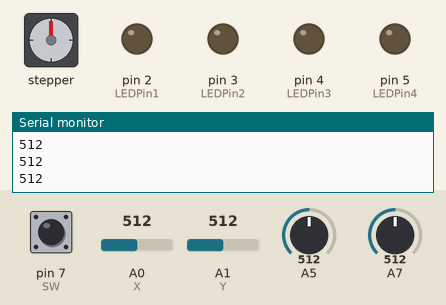
A sketch run on a simulated Arduino Uno, built with avr-gcc and run on an emulated ATmega328P. Shown: stepper motor, output pins drawn as LEDs (lit = HIGH), the last lines printed to the serial monitor. Wiring (inferred from the names in the program): stepper motor (2048 steps per turn assumed): coils pin 8, pin 9, pin 10, pin 11. The test bench sets the inputs (shaded band); at power-on: A0 (X) = 512, A1 (Y) = 512, pin 7 (SW) HIGH, A5 = 512, A7 = 512. Pins used as bus, display or sensor lines are not drawn.

Above: at 1.2 s.
1.3 s: A0 (X) set to 54
2.8 s: A0 (X) set to 45
At 3.56 s:
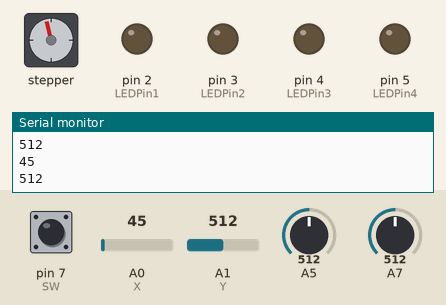
5.8 s: A1 (Y) set to 985
8.8 s: A1 (Y) set to 1018
At 8.8 s:
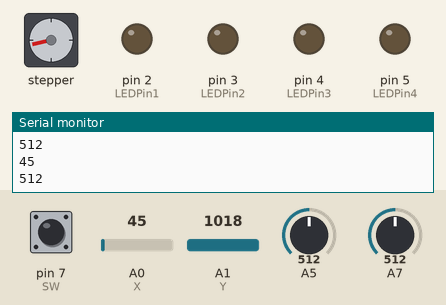
10.3 s: pin 7 (SW) pulled LOW for 0.15 s
At 10.7 s:
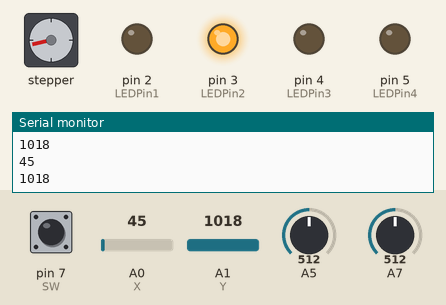
11.9 s: A0 (X) set to 435
13.4 s: A0 (X) set to 466
At 14.35 s:
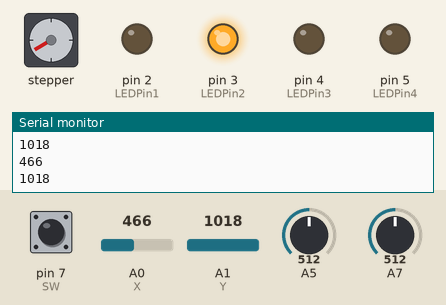
Timing chart, 0 to 19.3 s (numbered marks = the images above; inputs shaded):
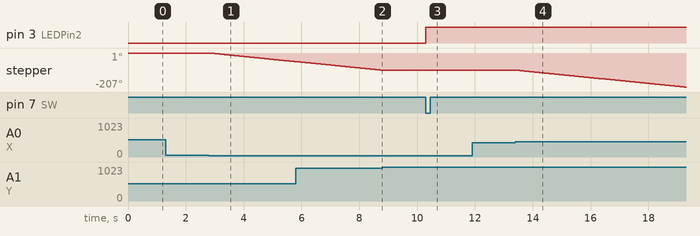

The sketch:

switch_control_motor.ino
```cpp
/*

 How To per pin

- Joystick
    GND -> GND
    +5V -> 5V (ต่อ 3V ไฟจะไม่พอ)
    VRX -> A0
    VRY -> A1
    SW  ->  7

- Step Motor
    IN1 ->  8
    IN2 ->  9
    IN3 ->  10
    IN4 ->  11

- LED
    - LED 1 - 4 -> Resistor -> LED 1 - 4
    + LED1 -> 2
    + LED2 -> 3
    + LED3 -> 4
    + LED4 -> 4

*/

//Joystick
int X = A0;
int XValue = 0;
int Y = A1;
int YValue = 0;
int SW = 7;
int SWValue = 0;

//Stepper Motor
int motorPin1 = 8; // Blue
int motorPin2 = 9; // Pink
int motorPin3 = 10; // Yellow
int motorPin4 = 11; // Orange
int motorSpeed;

//LED
int LEDPin1 = 2;
int LEDPin2 = 3;
int LEDPin3 = 4;
int LEDPin4 = 5;


void setup() {

  //motor OUTPUT Electricity
  pinMode(motorPin1, OUTPUT);
  pinMode(motorPin2, OUTPUT);
  pinMode(motorPin3, OUTPUT);
  pinMode(motorPin4, OUTPUT);
  pinMode(motorPin4, OUTPUT);

  //LED OUTPUT Electricity
  pinMode(LEDPin1, OUTPUT);
  pinMode(LEDPin2, OUTPUT);
  pinMode(LEDPin3, OUTPUT);
  pinMode(LEDPin4, OUTPUT);

  //Joystick SW INPUT Digital 1
  pinMode(SW, INPUT_PULLUP);

  //Set LED Electricity = 0
  digitalWrite(LEDPin1, LOW);
  digitalWrite(LEDPin2, LOW);
  digitalWrite(LEDPin3, LOW);
  digitalWrite(LEDPin4, LOW);

  Serial.begin(9600);
  // --------------- //

}

void loop() {

  //Set Joystick Readanalog range 0 - 1023
  XValue = analogRead(X);
  YValue = analogRead(Y);
  SWValue = analogRead(SWValue);


  //Motor ซ้าย--ขวา
  Serial.println(XValue);
  Serial.println(YValue);
  if (YValue >= 1000 and (XValue > 450 and  XValue < 700)) {
    motorSpeed = 0;
    while (true) {
      counterclockwise();
      motorSpeed++;
      if (motorSpeed == 102) {
        break;
      }
    }

  } else if (YValue <= 50 and (XValue > 450 and  XValue < 700)) {
     while (true) {
      clockwise();
      if (analogRead(X) < 50 and analogRead(Y) >1000) {
        break;
      }
    }
  }

  // MOtor ขี้น-ลง
  if (XValue >= 1000 and (YValue > 450 and  YValue < 600)) {
    digitalWrite(LEDPin1, HIGH);
    digitalWrite(LEDPin2, LOW);

  } else if (XValue  <= 50 and (YValue > 450 and  YValue < 600)) {
while (true) {
      counterclockwise();
      if (analogRead(X) < 50 and analogRead(Y) >1000) {
        break;
      }
    }

  }

//Motor เอียงซ้าย -- ขวา
if (analogRead(X) < 50 and analogRead(Y) < 50) {
    motorSpeed = 0;
    while (true) {
      clockwise();
      motorSpeed++;
      if (motorSpeed == 102) {
        break;
      }
    }
  } else if (analogRead(X) > 1000 and analogRead(Y) > 1000) {
     digitalWrite(LEDPin1, LOW);
     digitalWrite(LEDPin2, LOW);
  }else if(digitalRead(SW) == 0){
    digitalWrite(LEDPin2, HIGH);
    digitalWrite(LEDPin1, LOW);
  }
}


//function step motor
void counterclockwise() {
  digitalWrite(motorPin1, LOW);
  digitalWrite(motorPin2, LOW) ;
  digitalWrite(motorPin3, LOW) ;
  digitalWrite(motorPin4, HIGH) ;
  delay(10);

  digitalWrite(motorPin1, LOW);
  digitalWrite(motorPin2, LOW) ;
  digitalWrite(motorPin3, HIGH) ;
  digitalWrite(motorPin4, LOW) ;
  delay(10);

  digitalWrite(motorPin1, LOW);
  digitalWrite(motorPin2, HIGH) ;
  digitalWrite(motorPin3, LOW) ;
  digitalWrite(motorPin4, LOW) ;
  delay(10);

  digitalWrite(motorPin1, HIGH);
  digitalWrite(motorPin2, LOW) ;
  digitalWrite(motorPin3, LOW) ;
  digitalWrite(motorPin4, LOW) ;
  delay (10);
}

void clockwise() {
  digitalWrite(motorPin1, HIGH);
  digitalWrite(motorPin2, LOW) ;
  digitalWrite(motorPin3, LOW) ;
  digitalWrite(motorPin4, LOW) ;
  delay(10);

  digitalWrite(motorPin1, LOW);
  digitalWrite(motorPin2, HIGH) ;
  digitalWrite(motorPin3, LOW) ;
  digitalWrite(motorPin4, LOW) ;
  delay(10);

  digitalWrite(motorPin1, LOW);
  digitalWrite(motorPin2, LOW) ;
  digitalWrite(motorPin3, HIGH) ;
  digitalWrite(motorPin4, LOW) ;
  delay(10);

  digitalWrite(motorPin1, LOW);
  digitalWrite(motorPin2, LOW) ;
  digitalWrite(motorPin3, LOW) ;
  digitalWrite(motorPin4, HIGH) ;
  delay (10);
}
```

Measured:
- the behaviour switches between 51 and 50 on A0 (X) (found by bisection; images 0 and 1)
- the behaviour switches between 1000 and 1001 on A1 (Y) (found by bisection; images 1 and 2)
- the behaviour switches between 450 and 451 on A0 (X) (found by bisection; images 3 and 4)
- after the input at 2.8 s, stepper: keeps turning counter-clockwise at about 18°/s, starting after 0.07 s
- after the input at 8.8 s, stepper: stops changing and stays -104°
- after the input at 10.3 s, pin 3 (LEDPin2): LOW → HIGH at once
- after the input at 13.4 s, stepper: keeps turning counter-clockwise at about 18°/s, starting at once
